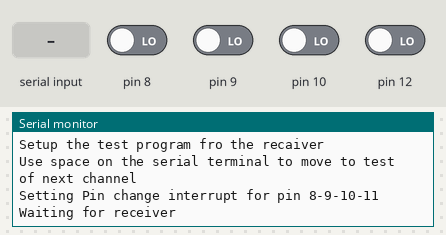
Recording of a sketch running on a simulated Arduino Uno, built with avr-gcc and run on an emulated ATmega328P. Shown: the last lines printed to the serial monitor. The test bench sets the inputs (shaded band); at power-on: pin 8–10, pin 12 LOW.

Above: at 1.2 s.
1.3 s: pin 8 driven HIGH
At 2.0 s:
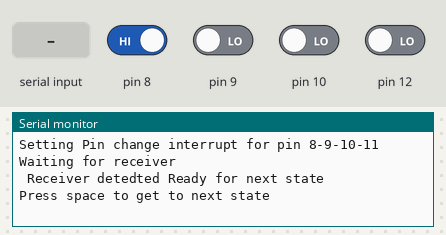
2.8 s: byte 32 (' ') received over Serial
At 3.5 s:
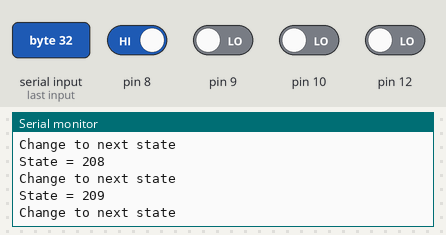
4.3 s: pin 8 driven LOW
Timing chart, 0 to 6.8 s (numbered marks = the images above; inputs shaded):
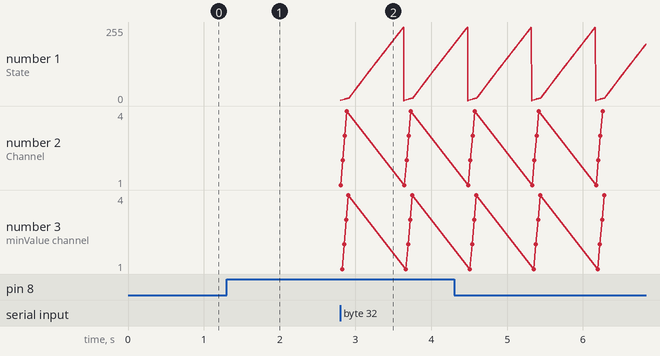

The sketch:

test_receiver.ino
```cpp
//****************************************************************************************************************
//Timer vars
unsigned long timer_channel_1, timer_channel_2, timer_channel_3, timer_channel_4;
unsigned long timer_1, timer_2, timer_3, timer_4, current_time;

//****************************************************************************************************************
//RECEIVER vars
int receiver_input_channel_1, receiver_input_channel_2, receiver_input_channel_3, receiver_input_channel_4;
int counter_channel_1, counter_channel_2, counter_channel_3, counter_channel_4;
byte last_channel_1, last_channel_2, last_channel_3, last_channel_4;

char mydata;                                //Input data var for serial port
byte currentState = 0;
static bool recieverDetected;
bool firstTime;
bool readyForNextState;
int maxValue, minValue;

void setup() {
  // put your setup code here, to run once:
 Serial.begin(115200);
 Serial.println("Setup the test program fro the recaiver");
 Serial.println("Use space on the serial terminal to move to test of next channel");

 Serial.println("Setting Pin change interrupt for pin 8-9-10-11");
 setup_pin_interrupt();
 currentState = 0;                                                          //Set current state to 0 first path of the program we have 5 state
 recieverDetected=false;
 firstTime=true;
 readyForNextState=false;
 maxValue=1000;
 minValue=2000;
 pinMode(11,INPUT);
}


void setup_pin_interrupt(){
    PCICR |= (1 << PCIE0);                                                  //Set PCIE0 to enable PCMSK0 scan.
  PCMSK0 |= (1 << PCINT0);                                                  //Set PCINT0 (digital input 8) to trigger an interrupt on state change.
  PCMSK0 |= (1 << PCINT1);                                                  //Set PCINT1 (digital input 9)to trigger an interrupt on state change.
  PCMSK0 |= (1 << PCINT2);                                                  //Set PCINT2 (digital input 10)to trigger an interrupt on state change.
  PCMSK0 |= (1 << PCINT4);                                                  //Set PCINT3 (digital input 11)to trigger an interrupt on state change.

}

void get_serial_input(){
  if (Serial.available() > 0) {
   mydata=Serial.read();
  }
  if (mydata==' '){
  Serial.println("Change to next state");
  currentState++;
  Serial.print("State = ");
  Serial.println(currentState);
  }
  if(mydata=='r') {
    currentState=0;
     maxValue=1000;
     minValue=2000;
   }
  }


void loop() {

  // put your main code here, to run repeatedly:
 if (readyForNextState)
      get_serial_input();

 if (currentState==0)
 {
 //Print out only one time

  if(recieverDetected==true && firstTime==false){

    Serial.println(" Receiver detedted Ready for next state");
    readyForNextState=true;
    firstTime=true;
    currentState++;

  }
  else
  {
   if (firstTime==true){
    Serial.println("Waiting for receiver");
    firstTime=false;                            //flag for only printing 1 time
   }//Print out
  }


 } //State 0
 else if (currentState==1){
   if (firstTime==true){
    Serial.println("Press space to get to next state");
    firstTime=false;                            //flag for only printing 1 time
   }//Print out
 } //state 1
 else if (currentState==2){
  Serial.print("Channel 1= ");
  Serial.println(receiver_input_channel_1);
  if (receiver_input_channel_1<minValue)minValue=receiver_input_channel_1;
  if (receiver_input_channel_1>maxValue)maxValue=receiver_input_channel_1;
  firstTime=true;

 }//state 2
 else if (currentState==3){
  if (firstTime==true){

  for (int a=0; a<100;a++) Serial.println("");
  Serial.print("minValue channel 1= ");
  Serial.println(minValue);
  Serial.print("maxValue channel 1= ");
  Serial.println(maxValue);
  firstTime=false;
     maxValue=1000;
     minValue=2000;

  }
 }//state3
 else if (currentState==4){
  Serial.print("Channel 2= ");
  Serial.println(receiver_input_channel_2);
  if (receiver_input_channel_2<minValue)minValue=receiver_input_channel_2;
  if (receiver_input_channel_2>maxValue)maxValue=receiver_input_channel_2;
  firstTime=true;
 } //state 4
 else if (currentState==5){
  if (firstTime==true){

  for (int a=0; a<100;a++) Serial.println("");
  Serial.print("minValue channel 2= ");
  Serial.println(minValue);
  Serial.print("maxValue channel 2= ");
  Serial.println(maxValue);
  firstTime=false;
     maxValue=1000;
     minValue=2000;
  }
 }//state5
 else if (currentState==6){
  Serial.print("Channel 3= ");
  Serial.println(receiver_input_channel_3);
  if (receiver_input_channel_3<minValue)minValue=receiver_input_channel_3;
  if (receiver_input_channel_3>maxValue)maxValue=receiver_input_channel_3;
  firstTime=true;
 } //state 6
 else if (currentState==7){
  if (firstTime==true){

  for (int a=0; a<100;a++) Serial.println("");
  Serial.print("minValue channel 3= ");
  Serial.println(minValue);
  Serial.print("maxValue channel 3= ");
  Serial.println(maxValue);
  firstTime=false;
     maxValue=1000;
     minValue=2000;
  }
 }//state7
 else if (currentState==8){
  Serial.print("Channel 4= ");
  Serial.println(receiver_input_channel_4);
  if (receiver_input_channel_4<minValue)minValue=receiver_input_channel_4;
  if (receiver_input_channel_4>maxValue)maxValue=receiver_input_channel_4;
  firstTime=true;
 } //state 8
 else if (currentState==9){
  if (firstTime==true){

  for (int a=0; a<100;a++) Serial.println("");
  Serial.print("minValue channel 4= ");
  Serial.println(minValue);
  Serial.print("maxValue channel 4= ");
  Serial.println(maxValue);
  firstTime=false;
     maxValue=1000;
     minValue=2000;
  }
 }//state9
}


///////////////////////////////////////////////////////////////////////////////////////////////////////////////////////////////////////
//This routine is called every time input 8, 9, 10 or 11 changed state. This is used to read the receiver signals.
//More information about this subroutine can be found in this video:
//https://youtu.be/bENjl1KQbvo
///////////////////////////////////////////////////////////////////////////////////////////////////////////////////////////////////////
ISR(PCINT0_vect){

  recieverDetected=true;

  current_time = micros();
  //Channel 1=========================================
  if(PINB & B00000001){                                                     //Is input 8 high?
    if(last_channel_1 == 0){                                                //Input 8 changed from 0 to 1.
      last_channel_1 = 1;                                                   //Remember current input state.
      timer_1 = current_time;                                               //Set timer_1 to current_time.
    }
  }
  else if(last_channel_1 == 1){                                             //Input 8 is not high and changed from 1 to 0.
    last_channel_1 = 0;                                                     //Remember current input state.
    receiver_input_channel_1 = current_time - timer_1;                             //Channel 1 is current_time - timer_1.
  }
  //Channel 2=========================================
  if(PINB & B00000010 ){                                                    //Is input 9 high?
    if(last_channel_2 == 0){                                                //Input 9 changed from 0 to 1.
      last_channel_2 = 1;                                                   //Remember current input state.
      timer_2 = current_time;                                               //Set timer_2 to current_time.
    }
  }
  else if(last_channel_2 == 1){                                             //Input 9 is not high and changed from 1 to 0.
    last_channel_2 = 0;                                                     //Remember current input state.
    receiver_input_channel_2 = current_time - timer_2;                             //Channel 2 is current_time - timer_2.
  }
  //Channel 3=========================================
  if(PINB & B00000100 ){                                                    //Is input 10 high?
    if(last_channel_3 == 0){                                                //Input 10 changed from 0 to 1.
      last_channel_3 = 1;                                                   //Remember current input state.
      timer_3 = current_time;                                               //Set timer_3 to current_time.

    }
  }
  else if(last_channel_3 == 1){                                             //Input 10 is not high and changed from 1 to 0.
    last_channel_3 = 0;                                                     //Remember current input state.
    receiver_input_channel_3 = current_time - timer_3;                             //Channel 3 is current_time - timer_3.

  }
  //Channel 4=========================================
  if(PINB & B00010000 ){                                                    //Is input 11 high?
    if(last_channel_4 == 0){                                                //Input 11 changed from 0 to 1.
      last_channel_4 = 1;                                                   //Remember current input state.
      timer_4 = current_time;                                               //Set timer_4 to current_time.
    }
  }
  else if(last_channel_4 == 1){                                             //Input 11 is not high and changed from 1 to 0.
    last_channel_4 = 0;                                                     //Remember current input state.
    receiver_input_channel_4 = current_time - timer_4;                             //Channel 4 is current_time - timer_4.

  }
}
```

Measured:
- after the input at 1.3 s, the serial monitor: prints a new line at once (image 1)
- after the input at 2.8 s, the serial monitor: prints a new line at once (image 2)
